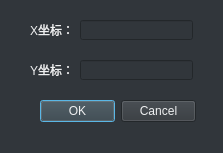
<?xml version="1.0" encoding="UTF-8"?>
<ui version="4.0">
 <class>Dialog</class>
 <widget class="QDialog" name="Dialog">
  <property name="geometry">
   <rect>
    <x>0</x>
    <y>0</y>
    <width>223</width>
    <height>153</height>
   </rect>
  </property>
  <property name="windowTitle">
   <string>Dialog</string>
  </property>
  <property name="styleSheet">
   <string notr="true">    color: #eff0f1;
    background-color: #31363b;
    selection-background-color:#3daee9;
    selection-color: #eff0f1;
    background-clip: border;
    border-image: none;
    outline: 0;</string>
  </property>
  <property name="sizeGripEnabled">
   <bool>true</bool>
  </property>
  <widget class="QLabel" name="label">
   <property name="geometry">
    <rect>
     <x>30</x>
     <y>24</y>
     <width>54</width>
     <height>12</height>
    </rect>
   </property>
   <property name="text">
    <string>X坐标：</string>
   </property>
  </widget>
  <widget class="QLabel" name="label_2">
   <property name="geometry">
    <rect>
     <x>30</x>
     <y>64</y>
     <width>54</width>
     <height>12</height>
    </rect>
   </property>
   <property name="text">
    <string>Y坐标：</string>
   </property>
  </widget>
  <widget class="QLineEdit" name="lineEdit_move_X">
   <property name="geometry">
    <rect>
     <x>80</x>
     <y>20</y>
     <width>113</width>
     <height>20</height>
    </rect>
   </property>
  </widget>
  <widget class="QLineEdit" name="lineEdit_move_Y">
   <property name="geometry">
    <rect>
     <x>80</x>
     <y>60</y>
     <width>113</width>
     <height>20</height>
    </rect>
   </property>
  </widget>
  <widget class="QDialogButtonBox" name="buttonBox">
   <property name="geometry">
    <rect>
     <x>40</x>
     <y>100</y>
     <width>156</width>
     <height>23</height>
    </rect>
   </property>
   <property name="standardButtons">
    <set>QDialogButtonBox::Cancel|QDialogButtonBox::Ok</set>
   </property>
  </widget>
 </widget>
 <resources/>
 <connections>
  <connection>
   <sender>buttonBox</sender>
   <signal>accepted()</signal>
   <receiver>Dialog</receiver>
   <slot>accept()</slot>
   <hints>
    <hint type="sourcelabel">
     <x>95</x>
     <y>119</y>
    </hint>
    <hint type="destinationlabel">
     <x>101</x>
     <y>130</y>
    </hint>
   </hints>
  </connection>
  <connection>
   <sender>buttonBox</sender>
   <signal>accepted()</signal>
   <receiver>Dialog</receiver>
   <slot>reject()</slot>
   <hints>
    <hint type="sourcelabel">
     <x>137</x>
     <y>110</y>
    </hint>
    <hint type="destinationlabel">
     <x>196</x>
     <y>131</y>
    </hint>
   </hints>
  </connection>
 </connections>
 <slots>
  <signal>123wqa()</signal>
  <slot>slot1(1234)</slot>
 </slots>
</ui>
